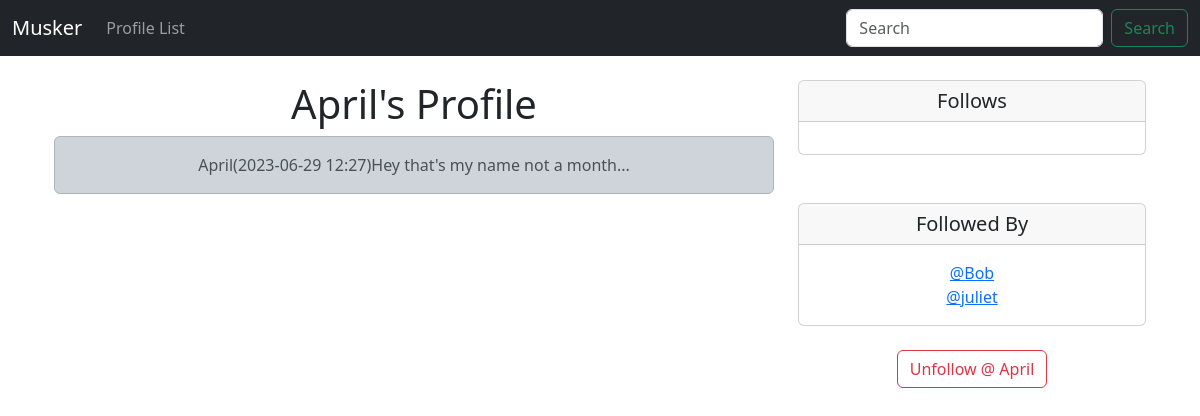
/profile/3 (signed in), run on the app's committed database.
### musker/models.py (models this page shows)
class Profile(models.Model):
    user = models.OneToOneField(User, on_delete=models.CASCADE)
    follows = models.ManyToManyField("self",
        related_name="followed_by",
        symmetrical=False,
        blank=True)
    date_modified = models.DateTimeField(User, auto_now=True)
    def __str__(self):
        return self.user.username

class Tweep(models.Model):
    user = models.ForeignKey(
        User, related_name="tweeps",
        on_delete=models.DO_NOTHING
    )
    body = models.CharField(max_length=200)
    created_at = models.DateTimeField(auto_now_add=True)
    def __str__(self):
        return (
            f"{self.user}"
            f"({self.created_at:%Y-%m-%d %H:%M})"
            f"{self.body}..."
        )

### musker/views.py (the view, shortened to what this page needs)
# urls.py: path('profile/<int:pk>', views.profile , name='profile'),
def profile(request, pk):
    if request.user.is_authenticated:
        profile = Profile.objects.get(user_id=pk)
        tweeps =Tweep.objects.filter(user_id=pk).order_by("-created_at")
        return render(request, "profile.html", {"profile":profile, "tweeps":tweeps})
    else:
        messages.success(request, 'You must be logged in to view this page..')
        return render(request ,'home.html')

### musker/templates/profile.html (shortened to what this page needs)
{%extends 'base.html' %}
{% block content %}
{% if profile %}
    <div class="container text-center">
        <div class="row">
            <div class="col-8">
                <h1>{{profile.user.username }}'s Profile</h1>
                {% if tweeps %}
                  {% for tweep in tweeps %}
                    <div class="alert alert-dark" role="alert">
                        {{ tweep }}
                    </div>
                    <br><br>
                  {% endfor %}
                {% endif %}
              </div>
            <div class="col-4">
                <div class="card">
                    <h5 class="card-header">Follows</h5>
                    <div class="card-body">
                    </div>
                  </div>
                  <br><br>
                  <div class="card">
                    <h5 class="card-header">Followed By</h5>
                    <div class="card-body">
                      <p class="card-text">
                        {% for following in profile.followed_by.all %}
                        <a href="{%url 'profile' following.user.id %}">
                            @{{ following }} </a> <br>
                        {% endfor %}
                      </p>
                    </div>
                  </div>
                  <br>
                  <form action="" method="post">
                    {% if profile in user.profile.follows.all %}
                        <button class="btn btn-outline-danger" name="follow" value="unfollow" type="submit">
                            Unfollow @ {{ profile.user }}
                        </button>
                    {% else %}
                        <button class="btn btn-outline-success" name="follow" value="follow" type="submit">
                          Follow @ {{ profile.user }}
                        </button>
                    {% endif %}
                  </form>
            </div>
        </div>
    </div>
{% endif %}
{% endblock %}

### data on the page
Profile: user.username "April", user "April"
Tweep: user+created_at+body "April(2023-06-29 12:27)Hey that's my name not a month..."
Profile: user.username "Bob"
Profile: user.username "juliet"
